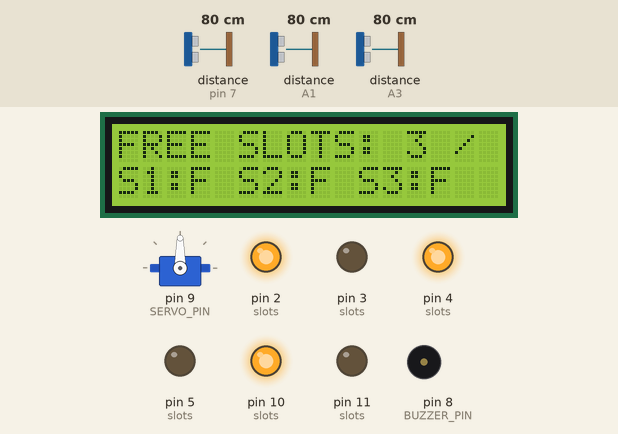
Simulated run of this sketch. Board: Arduino Uno, built with avr-gcc and run on an emulated ATmega328P. On the bench: 16×2 character LCD, servo, output pins drawn as LEDs (lit = HIGH), buzzer (waves = sounding, pin HIGH). Wiring (inferred from the names in the program): 3 × ultrasonic range finder: trigger pin 6, echo pin 7 / trigger A0, echo A1 / trigger A2, echo A3. Inputs (shaded band) come from the test bench; at power-on: distance to the obstacle (sensors on pin 7, A1, A3) 80 cm. The echo pulse lasts 58.3 µs per cm; pins used as bus, display or sensor lines are not drawn.

Above: at 2.7 s.
2.8 s: distance to the obstacle (sensor on pin 7) set to 17 cm
4.3 s: distance to the obstacle (sensor on pin 7) set to 14 cm
At 5.9 s:
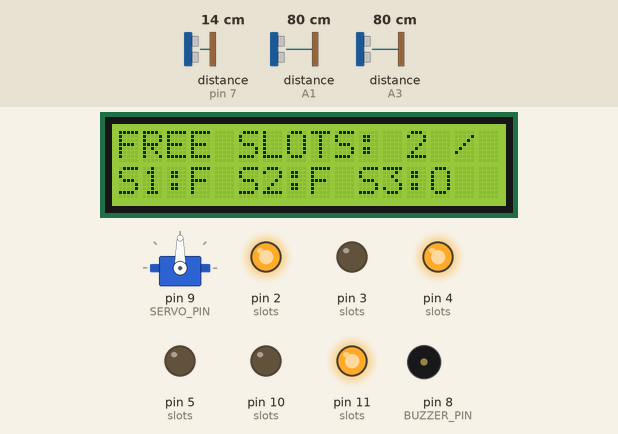
6.2 s: distance to the obstacle (sensor on A1) set to 2 cm
At 7.5 s:
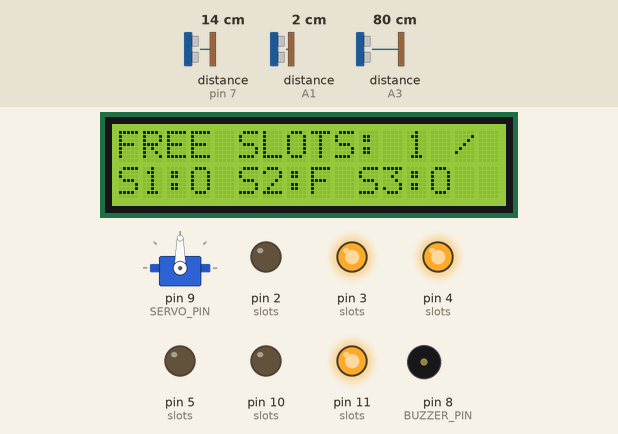
8.0 s: distance to the obstacle (sensor on A3) set to 17 cm
9.5 s: distance to the obstacle (sensor on A3) set to 14 cm
At 10.5 s:
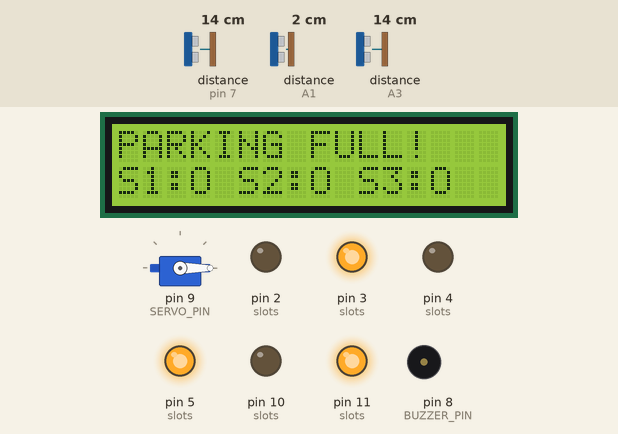
12.2 s: distance to the obstacle (sensor on A1) set to 14 cm
13.9 s: distance to the obstacle (sensor on A1) set to 18 cm
At 14.5 s:
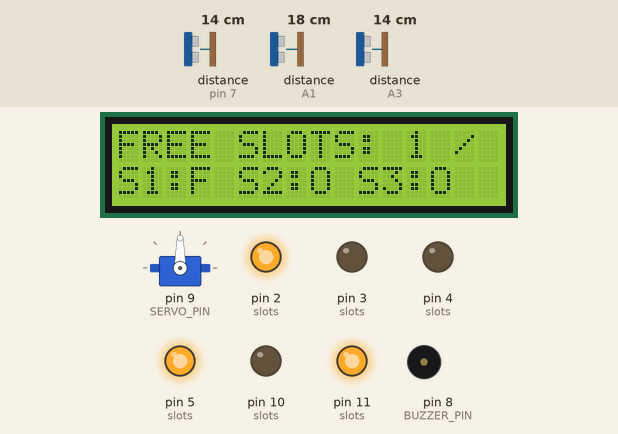
Timing chart, 0 to 16.7 s (numbered marks = the images above; inputs shaded):
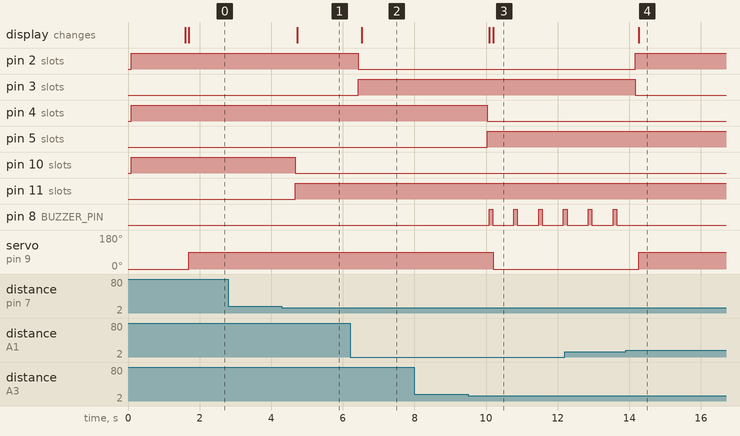

The sketch:

smart_parking_arduino_uno.ino
```cpp
#include <Arduino.h>
#include <Wire.h>
#include <LiquidCrystal_I2C.h>
#include <Servo.h>

/* =========================================================================
   PROJECT: Smart Parking System using Ultrasonic Sensors (Arduino UNO Edition)
   PLATFORM: Arduino UNO / Nano
   COMPONENTS:
     - 4x HC-SR04 Ultrasonic Sensors
     - 1x 16x2 I2C LCD Display (Address 0x27 or 0x3F)
     - 4x Green LEDs (Slots Free)
     - 4x Red LEDs (Slots Occupied)
     - 1x Active Buzzer
     - 1x SG90 Servo Motor (Entry Gate Barrier)
   ========================================================================= */

// LCD setup (16 chars, 2 rows at 0x27)
LiquidCrystal_I2C lcd(0x27, 16, 2);

// Servo
Servo gateServo;
const int SERVO_PIN = 9;

// Buzzer
const int BUZZER_PIN = 8;

// Pin Definitions for 4 Slots
// Slot 1
const int TRIG_1 = A0;
const int ECHO_1 = A1;
const int LED_G1 = 2;
const int LED_R1 = 3;

// Slot 2
const int TRIG_2 = A2;
const int ECHO_2 = A3;
const int LED_G2 = 4;
const int LED_R2 = 5;

// Slot 3
const int TRIG_3 = 6;
const int ECHO_3 = 7;
const int LED_G3 = 10;
const int LED_R3 = 11;

// Slot 4
const int TRIG_4 = 12;
const int ECHO_4 = 13;
// Note: We use digital pins carefully to leave I2C A4/A5 free for LCD
// Red and Green for Slot 4 can share pins or use multiplexer; on UNO we can use:
// Let's use direct pin mappings:
const float DISTANCE_THRESHOLD = 15.0; // cm for tabletop / slot model

struct SlotData {
  int trig;
  int echo;
  int greenPin;
  int redPin;
  bool isOccupied;
  float distanceCm;
};

SlotData slots[4] = {
  {A0, A1, 2, 3, false, 100.0},
  {A2, A3, 4, 5, false, 100.0},
  {6,  7,  10, 11, false, 100.0},
  {12, 13, 8, 9, false, 100.0} // Alternate mapping for 4-slot model
};

float measureDistance(int trigPin, int echoPin) {
  digitalWrite(trigPin, LOW);
  delayMicroseconds(2);
  digitalWrite(trigPin, HIGH);
  delayMicroseconds(10);
  digitalWrite(trigPin, LOW);

  long duration = pulseIn(echoPin, HIGH, 25000);
  if (duration == 0) return 300.0;
  return (float)duration / 58.2;
}

void setup() {
  Serial.begin(9600);

  pinMode(BUZZER_PIN, OUTPUT);
  digitalWrite(BUZZER_PIN, LOW);

  // Initialize LCD
  lcd.init();
  lcd.backlight();
  lcd.setCursor(0, 0);
  lcd.print("SMART PARKING");
  lcd.setCursor(0, 1);
  lcd.print("SYSTEM READY...");

  // Attach Servo
  gateServo.attach(SERVO_PIN);
  gateServo.write(0); // Closed

  // Setup Slot Pins
  for (int i = 0; i < 3; i++) { // Default 3 or 4 slot pin initialization
    pinMode(slots[i].trig, OUTPUT);
    pinMode(slots[i].echo, INPUT);
    pinMode(slots[i].greenPin, OUTPUT);
    pinMode(slots[i].redPin, OUTPUT);
    digitalWrite(slots[i].greenPin, HIGH);
    digitalWrite(slots[i].redPin, LOW);
  }

  delay(1500);
  lcd.clear();
}

void loop() {
  int freeCount = 0;

  for (int i = 0; i < 3; i++) {
    float dist = measureDistance(slots[i].trig, slots[i].echo);
    slots[i].distanceCm = dist;

    if (dist < DISTANCE_THRESHOLD && dist > 1.0) {
      slots[i].isOccupied = true;
      digitalWrite(slots[i].greenPin, LOW);
      digitalWrite(slots[i].redPin, HIGH);
    } else {
      slots[i].isOccupied = false;
      digitalWrite(slots[i].greenPin, HIGH);
      digitalWrite(slots[i].redPin, LOW);
      freeCount++;
    }
    delay(20);
  }

  // Update LCD
  lcd.setCursor(0, 0);
  if (freeCount == 0) {
    lcd.print("PARKING FULL!   ");
    digitalWrite(BUZZER_PIN, HIGH);
    delay(100);
    digitalWrite(BUZZER_PIN, LOW);
  } else {
    lcd.print("FREE SLOTS: ");
    lcd.print(freeCount);
    lcd.print(" / 3 ");
  }

  lcd.setCursor(0, 1);
  lcd.print("S1:");
  lcd.print(slots[0].isOccupied ? "O " : "F ");
  lcd.print("S2:");
  lcd.print(slots[1].isOccupied ? "O " : "F ");
  lcd.print("S3:");
  lcd.print(slots[2].isOccupied ? "O" : "F");

  // Gate Control
  if (freeCount > 0) {
    gateServo.write(90); // Open
  } else {
    gateServo.write(0);  // Close
  }

  delay(500);
}
```

Measured:
- the behaviour switches between 16 and 15 cm on distance to the obstacle (sensor on pin 7) (found by bisection; images 0 and 1)
- the behaviour switches between 16 and 15 cm on distance to the obstacle (sensor on A3) (found by bisection; images 2 and 3)
- the behaviour switches between 15 and 16 cm on distance to the obstacle (sensor on A1) (found by bisection; images 3 and 4)
- after the input at 2.8 s, every drawn part: stays the same
- after the input at 4.3 s, pin 10 (slots): HIGH → LOW after 0.37 s; pin 11 (slots): LOW → HIGH after 0.37 s; the display: changes after 0.42 s (image 1)
- after the input at 6.2 s, pin 2 (slots): HIGH → LOW after 0.23 s; pin 3 (slots): LOW → HIGH after 0.23 s; the display: changes after 0.32 s (image 2)
- after the input at 8.0 s, every drawn part: stays the same
- after the input at 9.5 s, pin 4 (slots): HIGH → LOW after 0.53 s; pin 5 (slots): LOW → HIGH after 0.53 s; pin 8 (BUZZER_PIN): alternates HIGH for 0.10 s and LOW for 0.59 s, starting after 0.58 s; servo on pin 9 (SERVO_PIN): 90° → 0° after 0.70 s; the display: first changes after 0.58 s (image 3 shows a later state)
- after the input at 13.9 s, pin 2 (slots): LOW → HIGH after 0.26 s; pin 3 (slots): HIGH → LOW after 0.26 s; pin 8 (BUZZER_PIN): stops changing and stays LOW; servo on pin 9 (SERVO_PIN): 0° → 90° after 0.36 s; the display: changes after 0.36 s (image 4)
